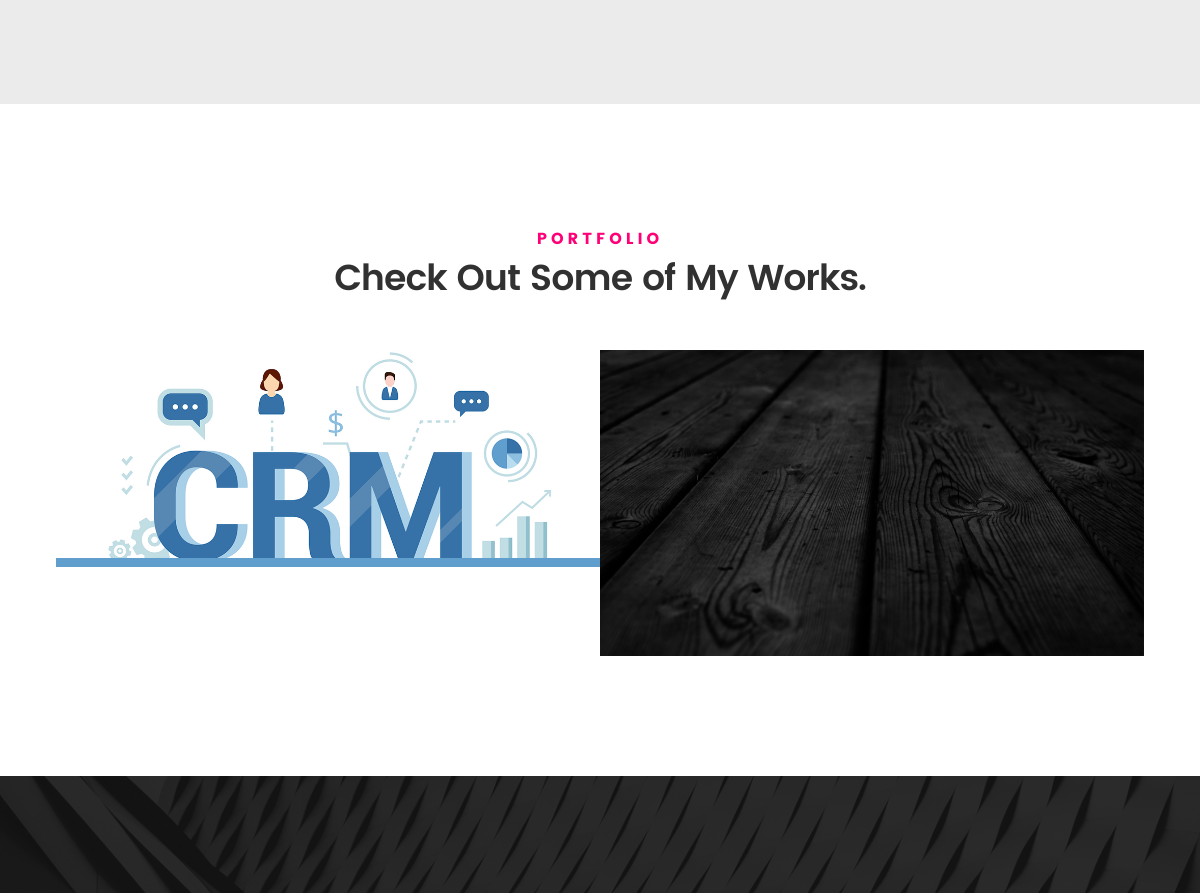
/ (middle part), run on an earlier commit of the app's database.
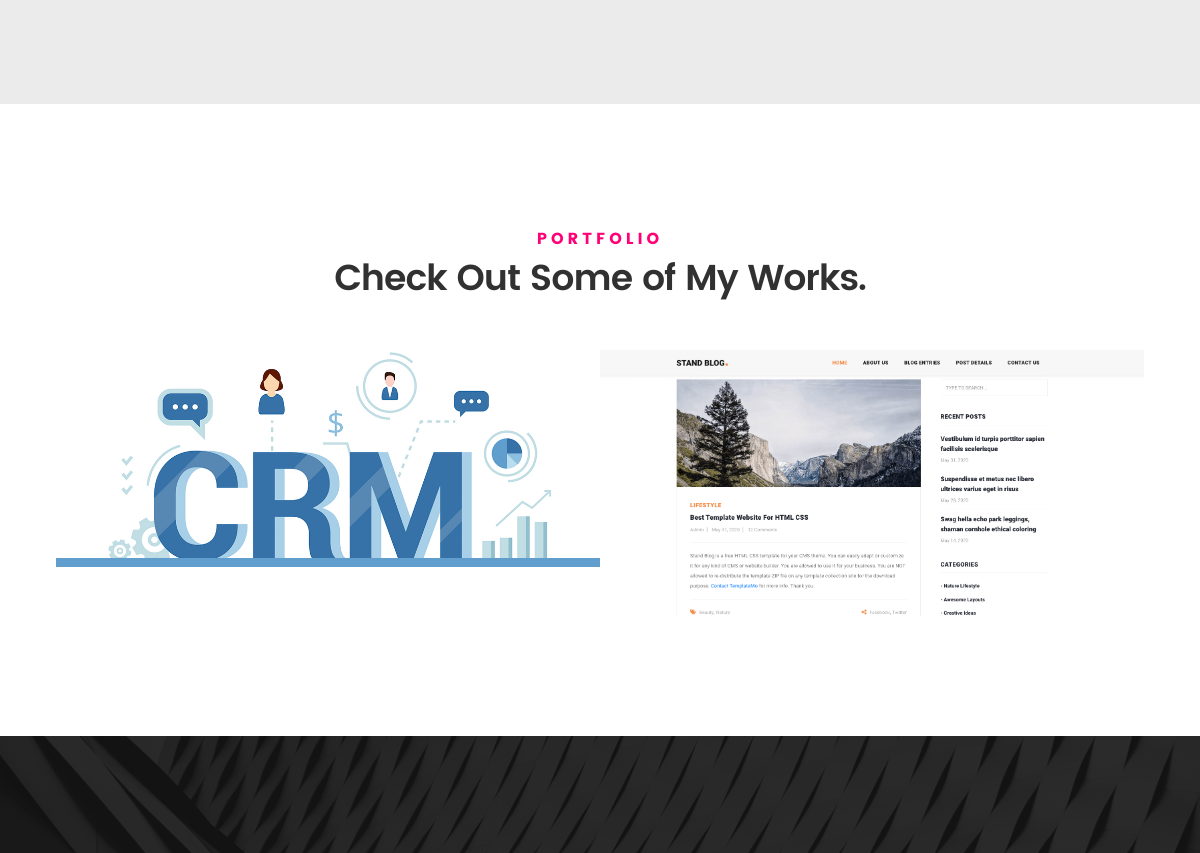
And on a later commit of the database.
### portfolio/models.py (models this page shows, shortened)
class Projects(models.Model):
    title = models.CharField(max_length=111, null=True, blank=True)
    image = models.ImageField(upload_to="projects/", blank=True, null=True)
    text = RichTextField()
    url = models.URLField(blank=True, null=True)
    class Meta:
        verbose_name = 'Project'
        verbose_name_plural = 'Projects'

### portfolio/views.py (the view)
# urls.py: 2. Add a URL to urlpatterns:  path('', views.home, name='home')
def home(request):
    projects = Projects.objects.all()
    context = {
        'projects':projects
    }
    return render(request, 'index.html', context)

### templates/index.html (shortened to what this page needs)
{% load static %}
<!DOCTYPE html>
<html class="no-js" lang="en">
<head>
   <link rel="stylesheet" href="{% static 'css/base.css' %}">
   <link rel="stylesheet" href="{% static 'css/main.css' %}">
   <link rel="stylesheet" href="{% static 'css/vendor.css' %}">
   <link rel="stylesheet" href="https://cdn.jsdelivr.net/npm/bootstrap-icons@1.5.0/font/bootstrap-icons.css">
</head>
<body id="top">
	<section id="resume" class="grey-section">
	</section>
	<section id="portfolio">
		<div class="row section-intro">
   		<div class="col-twelve">
   			<h5>Portfolio</h5>
   			<h1>Check Out Some of My Works.</h1>
   		</div>
   	</div>
   	<div class="row portfolio-content">
   		<div class="col-twelve">
	         <div id="folio-wrapper" class="block-1-2 block-mob-full stack">
				{% for el in projects %}
	         	<div class="bgrid folio-item">
	               <div class="item-wrap" id="modal_1" >
	               	<img src="{{ el.image.url }}" alt="Liberty">
	                  <a data-id="{{el.id}}" href="#modal-01" class="overlay">
	                     <div class="folio-item-table">
	                     </div>
	                  </a>
	               </div>
	        		</div>
					{% endfor %}
	         </div>
   		</div>
   	</div>
	</section>
	<section id="services">
		<div class="overlay"></div>
	</section>
</body>
</html>

### static/css/base.css (style rules this page uses)
html { font-family: sans-serif; -ms-text-size-adjust: 100%; -webkit-text-size-adjust: 100%; }
body { margin: 0; }
article, aside, details, figcaption, figure, footer, header, hgroup, main, menu, nav, section, summary { display: block; }
a { background: transparent; }
h1 { font-size: 2em; margin: 0.67em 0; }
img { border: 0; }
html { font-size: 62.5%; box-sizing: border-box; }
*, *::before, *::after { box-sizing: inherit; }
body { font-weight: normal; line-height: 1; text-rendering: optimizeLegibility; word-wrap: break-word; -webkit-overflow-scrolling: touch; -webkit-text-size-adjust: none; }
body, input, button { -moz-osx-font-smoothing: grayscale; -webkit-font-smoothing: antialiased; }
img, video { max-width: 100%; height: auto; }
h1, h2, h3, h4, h5, h6 { -webkit-font-variant-ligatures: common-ligatures; -moz-font-variant-ligatures: common-ligatures; font-variant-ligatures: common-ligatures; text-rendering: optimizeLegibility; }
a { text-decoration: none; line-height: inherit; }
.row { width: 94%; max-width: 1140px; margin: 0 auto; }
.row:before, .row:after { content: ""; display: table; }
.row:after { clear: both; }
[class*="col-"], .bgrid { float: left; }
[class*="col-"] { padding: 0 20px; }
.col-twelve, .col-full { width: 100%; }
[class*="block-"]:before, [class*="block-"]:after { content: ""; display: table; }
[class*="block-"]:after { clear: both; }
.block-1-2 .bgrid { width: 50%; }
.block-1-6 .bgrid:nth-child(6n+1), .block-1-4 .bgrid:nth-child(4n+1), .block-1-3 .bgrid:nth-child(3n+1), .block-1-2 .bgrid:nth-child(2n+1) { clear: both; }

### static/css/main.css (style rules this page uses)
html { font-size: 10px; }
html, body { height: 100%; }
body { background: #151515; font-family: "lora-regular", serif; font-size: 1.7rem; line-height: 3rem; color: #6e6e6e; }
a, a:visited { color: #000000; -moz-transition: all 0.3s ease-in-out; -o-transition: all 0.3s ease-in-out; -webkit-transition: all 0.3s ease-in-out; -ms-transition: all 0.3s ease-in-out; transition: all 0.3s ease-in-out; }
h1, h2, h3, h4, h5, h6, .h01, .h02, .h03, .h04, .h05, .h06 { font-family: "poppins-semibold", sans-serif; color: #313131; font-style: normal; text-rendering: optimizeLegibility; margin-bottom: 2.1rem; }
h5, .h05, h6, .h06 { font-family: "poppins-bold"; margin-bottom: 1.2rem; }
h1, .h01 { font-size: 3.1rem; line-height: 1.355; letter-spacing: -.1rem; }
h5, .h05 { font-size: 1.4rem; line-height: 1.714; text-transform: uppercase; letter-spacing: .15rem; }
.bgrid { padding: 0 20px; }
.grey-section { background: #ebebeb; }
.section-intro { max-width: 700px; margin-left: auto; margin-right: auto; text-align: center; margin-bottom: 3.6rem; position: relative; }
.section-intro h1 { font-family: "poppins-semibold", serif; font-size: 3.6rem; color: #313131; line-height: 1.25; margin-bottom: 1.2rem; }
.section-intro h5 { color: #FF0077; font-size: 1.6rem; line-height: 1.875; margin-bottom: 0.3rem; letter-spacing: .4rem; }
#resume { padding-top: 12rem; padding-bottom: 12rem; }
#portfolio { background: #FFFFFF; padding-top: 12rem; padding-bottom: 12rem; }
#portfolio .folio-item { padding: 0; position: relative; overflow: hidden; }
#portfolio .folio-item img { vertical-align: middle; -moz-transition: all 0.5s ease-in-out; -o-transition: all 0.5s ease-in-out; -webkit-transition: all 0.5s ease-in-out; -ms-transition: all 0.5s ease-in-out; transition: all 0.5s ease-in-out; }
#portfolio .overlay { position: absolute; top: 0; left: 0; width: 100%; height: 100%; background: transparent; -moz-transition: all 0.5s ease-in-out; -o-transition: all 0.5s ease-in-out; -webkit-transition: all 0.5s ease-in-out; -ms-transition: all 0.5s ease-in-out; transition: all 0.5s ease-in-out; }
#portfolio .folio-item-table { display: table; width: 100%; height: 100%; }
#services { background: #313131 url(../images/bg.jpg) no-repeat center; -webkit-background-size: cover; -moz-background-size: cover; background-size: cover; padding-top: 12rem; padding-bottom: 12rem; color: white; position: relative; }
#services .overlay { position: absolute; top: 0; left: 0; width: 100%; height: 100%; background: #151515; opacity: .9; }

What changed in the data, as far as the page shows it:
removed Projects: image (picture)
added Projects: image (picture)
